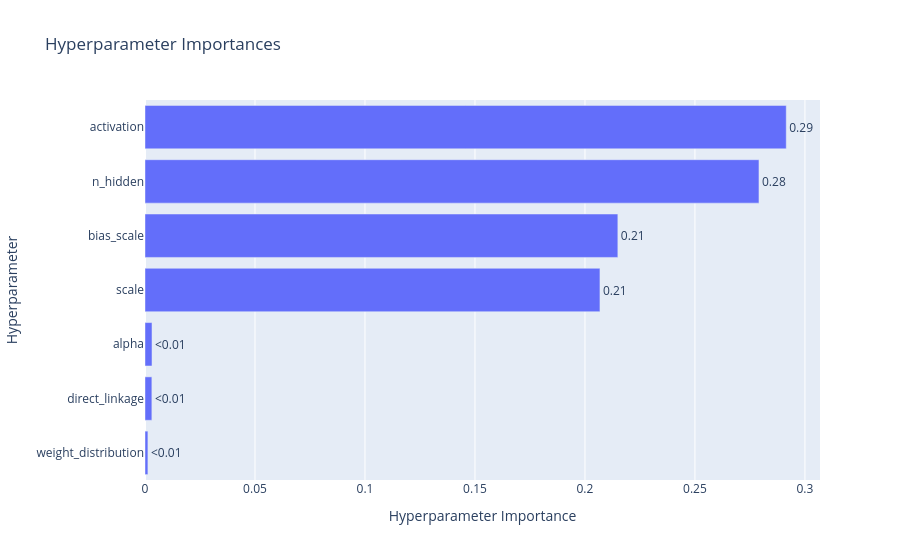

Write notebook code for a chart like this one.
### Code cell
optuna.visualization.plot_param_importances(study_rvfl)

### Figure 1 — Plotly figure (JSON) as saved in the notebook; plotly's stock layout.template omitted (floating-point values rounded to 4 significant figures)
{"data": [{"cliponaxis": false, "hovertemplate": ["weight_distribution (CategoricalDistribution): 0.0013238816473432565<extra></extra>", "direct_linkage (CategoricalDistribution): 0.003124218933459682<extra></extra>", "alpha (FloatDistribution): 0.0031780358119094946<extra></extra>", "scale (FloatDistribution): 0.20681543084739717<extra></extra>", "bias_scale (FloatDistribution): 0.2149518712769322<extra></extra>", "n_hidden (IntDistribution): 0.27910168128494767<extra></extra>", "activation (CategoricalDistribution): 0.29150488019801046<extra></extra>"], "name": "Objective Value", "orientation": "h", "text": ["<0.01", "<0.01", "<0.01", "0.21", "0.21", "0.28", "0.29"], "textposition": "outside", "x": [0.001324, 0.003124, 0.003178, 0.2068, 0.215, 0.2791, 0.2915], "y": ["weight_distribution", "direct_linkage", "alpha", "scale", "bias_scale", "n_hidden", "activation"], "type": "bar"}], "layout": {"title": {"text": "Hyperparameter Importances"}, "xaxis": {"title": {"text": "Hyperparameter Importance"}}, "yaxis": {"title": {"text": "Hyperparameter"}}}}
